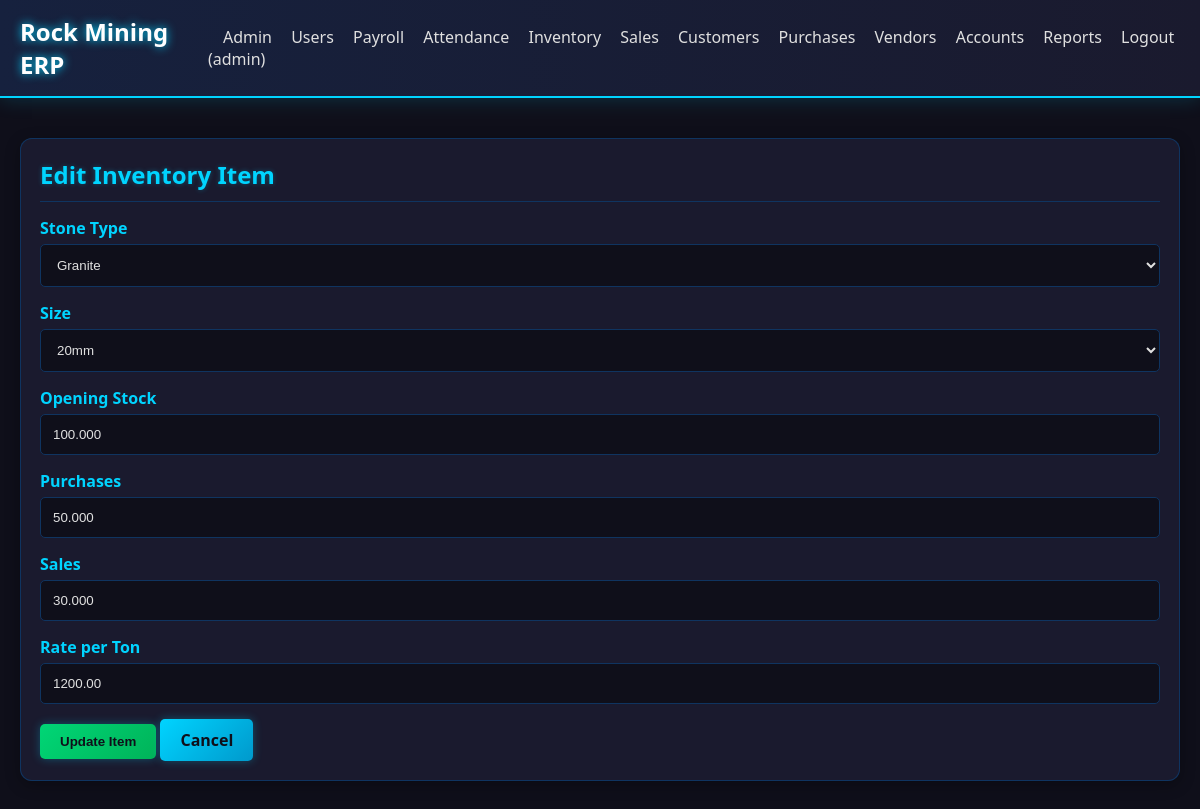
/inventory/edit/1 (signed in), run on an earlier commit of the app's database.
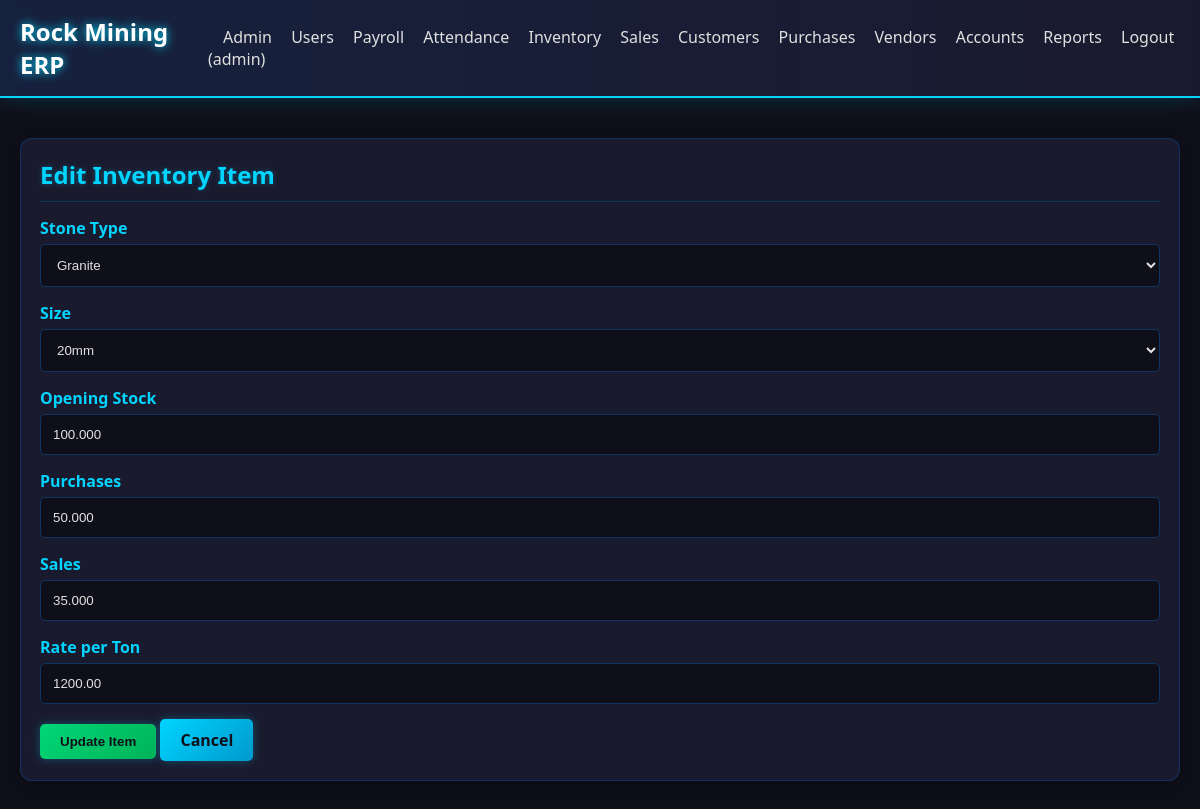
And on a later commit of the database.
### models.py (models this page shows)
class Inventory(db.Model):
    id = db.Column(db.Integer, primary_key=True)
    stone_type = db.Column(db.String(50), nullable=False)
    size = db.Column(db.String(20), nullable=False)
    opening_stock = db.Column(db.Numeric(precision=15, scale=3), default=0)
    purchases = db.Column(db.Numeric(precision=15, scale=3), default=0)
    sales = db.Column(db.Numeric(precision=15, scale=3), default=0)
    closing_stock = db.Column(db.Numeric(precision=15, scale=3), default=0)
    rate_per_ton = db.Column(db.Numeric(precision=15, scale=2), default=0)
    updated_at = db.Column(db.DateTime, default=datetime.utcnow)

### routes/inventory.py (the view, shortened to what this page needs)
@bp.route('/inventory/edit/<int:id>', methods=['GET', 'POST'])
@login_required
def edit_item(id):
    item = Inventory.query.get_or_404(id)
    return render_template('edit_inventory.html', item=item)

### routes/dashboard.py (called while the page is built)
def login_required(f):
    @wraps(f)
    def decorated_function(*args, **kwargs):
        if 'user_id' not in session:
            return redirect(url_for('auth.login'))
        return f(*args, **kwargs)
    return decorated_function

### templates/edit_inventory.html (shortened to what this page needs)
{% extends "base.html" %}
{% block content %}
<div class="card">
    <h2>Edit Inventory Item</h2>
    <form method="POST">
        <div class="form-group">
            <label>Stone Type</label>
            <select name="stone_type" required>
                <option value="Granite" {% if item.stone_type == 'Granite' %}selected{% endif %}>Granite</option>
            </select>
        </div>
        <div class="form-group">
            <label>Size</label>
            <select name="size" required>
                <option value="20mm" {% if item.size == '20mm' %}selected{% endif %}>20mm</option>
            </select>
        </div>
        <div class="form-group">
            <label>Opening Stock</label>
            <input type="number" name="opening_stock" step="0.01" value="{{ item.opening_stock }}">
        </div>
        <div class="form-group">
            <label>Purchases</label>
            <input type="number" name="purchases" step="0.01" value="{{ item.purchases }}">
        </div>
        <div class="form-group">
            <label>Sales</label>
            <input type="number" name="sales" step="0.01" value="{{ item.sales }}">
        </div>
        <div class="form-group">
            <label>Rate per Ton</label>
            <input type="number" name="rate_per_ton" step="0.01" value="{{ item.rate_per_ton }}">
        </div>
        <button type="submit" class="btn btn-success">Update Item</button>
        <a href="{{ url_for('inventory.index') }}" class="btn">Cancel</a>
    </form>
</div>
{% endblock %}

What changed in the data, as far as the page shows it:
changed Inventory "Granite": sales "30.000" → "35.000"
